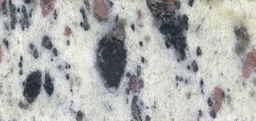
#> input picture 3-1-21RGB.jpg, 256 x 121 px, shrunk from 2917 x 1384 before the run
$ python kitaec.py
#> lines starting #> are read from the running program, lines starting #| are printed output that depends on the picture
import cv2
import numpy as np
from sklearn.cluster import KMeans
import matplotlib.pyplot as plt
from mpl_toolkits.mplot3d import Axes3D

# Получение значений на примере образца иолита
image = cv2.imread("3-1-21RGB.jpg")
#> image is the input picture: shape (121, 256, 3); mean B, G, R 173.4, 175.5, 174.3
HChannel = []
SChannel = []
VChannel = []
HeightWidthChannel = []
d = {}
width, height, _ = image.shape
#> width = 121; height = 256
imageHSV = cv2.cvtColor(image, cv2.COLOR_BGR2HSV)
#> imageHSV: shape (121, 256, 3); mean H, S, V 66.6, 14.7, 178.3

# Фильтрация пикселей по условию
for i in range(width):
    for j in range(height):
        pixel = imageHSV[i, j]
        H = int(pixel[0])
        S = int(pixel[1])
        V = int(pixel[2])
        if (H in range(37, 121)) and (S in range(26, 130)) and (V in range(32, 116)):
            HeightWidthChannel.append((i, j))  # Сохраняем координаты (i, j)
#> after the loop, HeightWidthChannel = 2903 pairs, first value 0 to 118, second value 2 to 215

# Сбор данных для кластеризации
for i in range(width):
    for j in range(height):
        if (i, j) in HeightWidthChannel:  # Проверяем, что пиксель прошёл фильтрацию
            pixel = imageHSV[i, j]
            H = int(pixel[0])
            S = int(pixel[1])
            V = int(pixel[2])
            key = (H, S, V)  # Используем кортеж как ключ
            if key in d:
                d[key] += 1
            else:
                d[key] = 1
#> after the loop, d = 797 items

# Преобразуем данные в формат, подходящий для k-means
pixels = np.array(list(d.keys()))  # Массив кортежей (H, S, V)
#> pixels = 797 rows, first 8: [113, 52, 78], [104, 49, 68], [98, 42, 67], [93, 56, 50], [93, 49, 57], [101, 41, 87], [106, 33, 115], [109, 27, 75]
counts = np.array(list(d.values()))  # Массив количеств
#> counts = 797 values, max 40 at index 19, min 1 at index 0, mean 3.64

# Повторяем каждый пиксель count раз
pixel_values = np.repeat(pixels, counts, axis=0)
#> pixel_values = 2903 rows, first 8: [113, 52, 78], [104, 49, 68], [104, 49, 68], [104, 49, 68], [104, 49, 68], [104, 49, 68], [104, 49, 68], [104, 49, 68]

# Задаем количество кластеров
k = 5  # Увеличиваем количество кластеров

# Применяем метод k-средних
kmeans = KMeans(n_clusters=k, random_state=42)
kmeans.fit(pixel_values)

# Получаем центры кластеров и метки для каждого пикселя
centroids = kmeans.cluster_centers_
labels = kmeans.labels_

# Подсчёт количества точек
total_points = len(pixel_values)  # Общее количество точек
#> total_points = 2903
cluster_counts = np.bincount(labels)  # Количество точек в каждом кластере

# Вывод информации о количестве точек
print(f"Общее количество точек: {total_points}")
#| Общее количество точек: 2903
for i in range(k):
    print(f"Кластер {i}: {cluster_counts[i]} точек")

# Визуализация в 3D
fig = plt.figure(figsize=(10, 8))
ax = fig.add_subplot(111, projection='3d')

# Цвета для каждого кластера
colors = ['r', 'g', 'b', 'c', 'm', 'y', 'k', 'orange', 'purple', 'brown']  # Добавляем больше цветов

# Отображаем точки для каждого кластера
for i in range(k):
    cluster_points = pixel_values[labels == i]
    ax.scatter(cluster_points[:, 0], cluster_points[:, 1], cluster_points[:, 2],
               c=colors[i], label=f'Кластер {i} ({cluster_counts[i]} точек)', s=50)

# Отображаем центры кластеров
ax.scatter(centroids[:, 0], centroids[:, 1], centroids[:, 2],
           c='black', marker='X', s=200, label='Центры кластеров')

# Настройка осей
ax.set_xlabel('H (Hue)')
ax.set_ylabel('S (Saturation)')
ax.set_zlabel('V (Value)')
ax.set_title('3D визуализация кластеризации методом k-средних')

# Легенда
ax.legend()

# Показать график
plt.show()
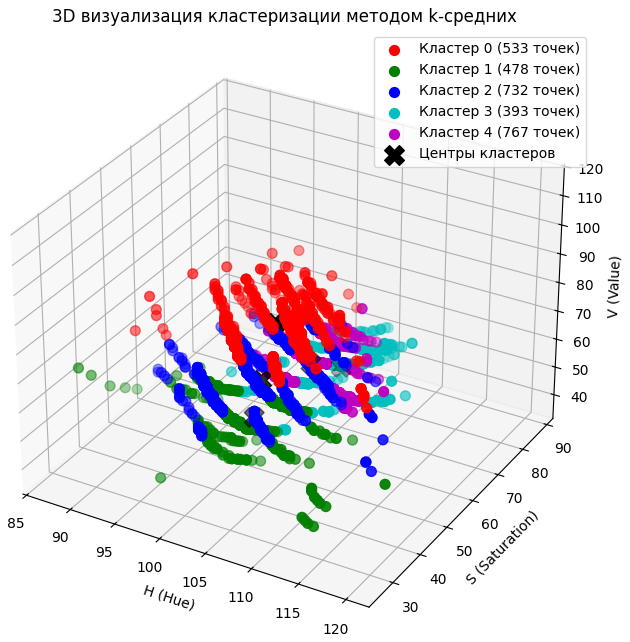
#> figure drawn by matplotlib, 1 panel
